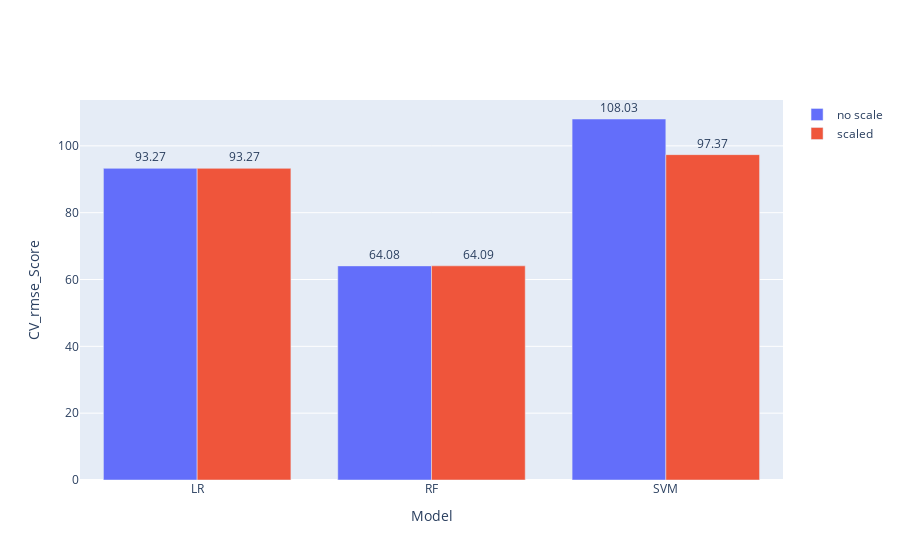

Notebook cell for this chart:
### Code cell
import plotly.graph_objects as go
models=['LR', 'RF', 'SVM']

fig = go.Figure(data=[
    go.Bar(name='no scale', x=models, y=[lr_cv_rmse.mean(), rf_cv_rmse,svm_cv_rmse],text=[round(lr_cv_rmse.mean(), 2), round(rf_cv_rmse, 2), round(svm_cv_rmse, 2)],textposition='outside'),
    go.Bar(name='scaled', x=models, y=[lr_scaled_cv_rmse.mean(), rf_scaled_cv_rmse,svm_scaled_cv_rmse],text=[round(lr_scaled_cv_rmse.mean(), 2), round(rf_scaled_cv_rmse, 2), round(svm_scaled_cv_rmse, 2)], textposition='outside')
])

fig.update_layout(barmode='group',xaxis_title="Model",yaxis_title="CV_rmse_Score")
fig.show()

### Figure 1 — Plotly figure (JSON) as saved in the notebook; plotly's stock layout.template omitted (floating-point values rounded to 4 significant figures)
{"data": [{"name": "no scale", "text": ["93.27", "64.08", "108.03"], "textposition": "outside", "type": "bar", "x": ["LR", "RF", "SVM"], "y": [93.27, 64.08, 108.0]}, {"name": "scaled", "text": ["93.27", "64.09", "97.37"], "textposition": "outside", "type": "bar", "x": ["LR", "RF", "SVM"], "y": [93.27, 64.09, 97.37]}], "layout": {"barmode": "group", "xaxis": {"title": {"text": "Model"}}, "yaxis": {"title": {"text": "CV_rmse_Score"}}}}
